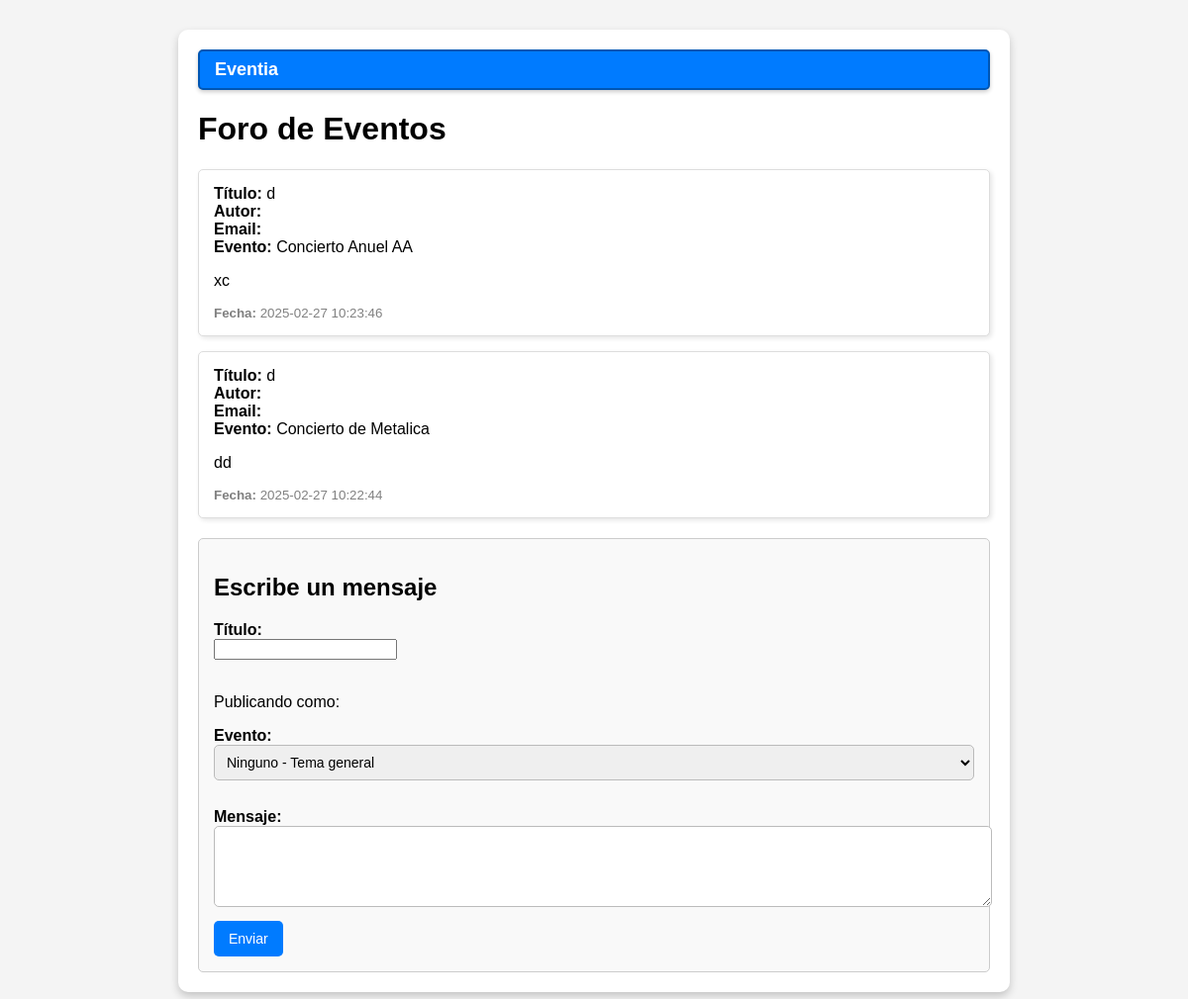
The app's page /Practica2/foro.php, older data.
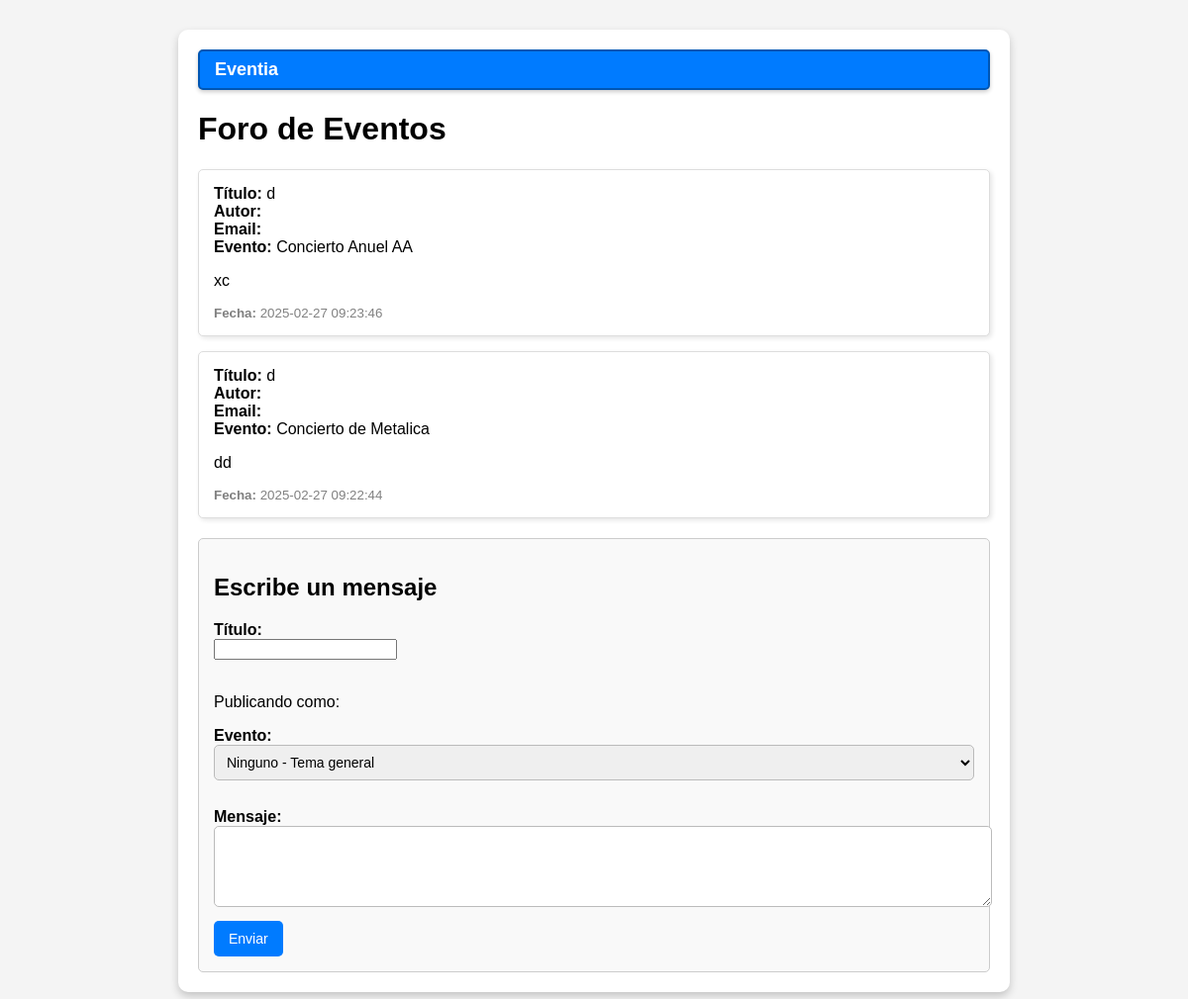
The same page, newer data.
### tables this page shows
CREATE TABLE `foro` (
  `id` int(11) NOT NULL,
  `titulo` varchar(255) NOT NULL,
  `autor` varchar(100) NOT NULL,
  `email` varchar(100) NOT NULL,
  `mensaje` text NOT NULL,
  `evento` int(11) DEFAULT NULL,
  `fecha_publicacion` timestamp NOT NULL DEFAULT current_timestamp()
);

CREATE TABLE `eventos` (
  `id` int(11) NOT NULL,
  `nombre` varchar(255) NOT NULL,
  `descripcion` text DEFAULT NULL,
  `fecha_inicio` date NOT NULL,
  `fecha_fin` date DEFAULT NULL,
  `lugar` varchar(255) DEFAULT NULL,
  `organizador` varchar(100) DEFAULT NULL
);

### Practica2/foro.php (the view, shortened to what this page needs)
<?php
    include("conexion_bd.php");
?>
<!DOCTYPE html>
<html lang="es">
<head>
    <link id="estilo" rel="stylesheet" type="text/css" href="CSS/foro.css"/>
</head>
<body>
    <div id="foro-contenedor">
    <header class="foro-header">
    <div class="logo-eventia-box">
        <a href="index.php">Eventia</a>
    </div>
    <main>
        <h1>Foro de Eventos</h1>
       <div id="mensajes">
           <?php
           $resultado = $conexion->query("SELECT f.*, e.nombre AS nombre_evento FROM foro f LEFT JOIN eventos e ON f.evento = e.id ORDER BY fecha_publicacion DESC");
           if ($resultado->num_rows > 0) {
               while ($fila = $resultado->fetch_assoc()) {
                   echo "<div class='mensaje'>";
                   echo "<strong>Título:</strong> " . htmlspecialchars($fila['titulo']) . "<br>";
                   echo "<strong>Autor:</strong> " . htmlspecialchars($fila['autor']) . "<br>";
                   echo "<strong>Email:</strong> " . htmlspecialchars($fila['email']) . "<br>";
                   echo "<strong>Evento:</strong> " . htmlspecialchars($fila['nombre_evento'] ? $fila['nombre_evento'] : 'Ninguno') . "<br>";
                   echo "<p class='mensaje-contenido'>" . nl2br(htmlspecialchars($fila['mensaje'])) . "</p>";
                   echo "<small><strong>Fecha:</strong> " . $fila['fecha_publicacion'] . "</small>";
                   echo "</div>";
               }
           } else {
               echo "<p>No hay mensajes aún.</p>";
           }
           ?>
       </div>
       <form id="nuevo-mensaje" action="procesar_foro.php" method="post">
           <h2>Escribe un mensaje</h2>
           <label for="titulo">Título:</label>
           <input type="text" name="titulo" id="titulo" required><br><br>
           <p>Publicando como: <strong><?php echo htmlspecialchars($_SESSION['usuario_nombre']); ?></strong></p>
           <label for="evento">Evento:</label>
           <select id="evento" name="evento">
               <option value="">Ninguno - Tema general</option>
           </select><br><br>
           <label for="mensaje">Mensaje:</label>
           <textarea name="mensaje" id="mensaje" rows="4" required></textarea>
           <input type="submit" value="Enviar">
       </form>
   </div>
</body>
</html>

### Practica2/CSS/foro.css (style rules this page uses)
body { background-color: #f4f4f4; font-family: Arial, sans-serif; margin: 0; padding: 0; }
#foro-contenedor { width: 80%; max-width: 800px; margin: 30px auto; background-color: white; padding: 20px; border-radius: 10px; box-shadow: 0px 4px 8px rgba(0, 0, 0, 0.2); }
.mensaje { background: #ffffff; border: 1px solid #ddd; padding: 15px; margin-bottom: 15px; border-radius: 5px; box-shadow: 2px 2px 5px rgba(0, 0, 0, 0.1); }
.mensaje small { color: gray; display: block; margin-top: 5px; }
#nuevo-mensaje { background: #f9f9f9; border: 1px solid #ccc; padding: 15px; border-radius: 5px; margin-top: 20px; }
#nuevo-mensaje label { display: block; margin-top: 10px; font-weight: bold; }
#nuevo-mensaje textarea, #nuevo-mensaje select { width: 100%; padding: 8px; border-radius: 5px; border: 1px solid #bbb; font-size: 14px; }
#nuevo-mensaje input[type="submit"] { margin-top: 10px; background: #007bff; color: white; border: none; padding: 10px 15px; border-radius: 5px; cursor: pointer; font-size: 14px; }
.logo-eventia-box { background-color: #007bff; padding: 8px 15px; border-radius: 5px; border: 2px solid #0056b3; box-shadow: 0 2px 4px rgba(0, 0, 0, 0.2); transition: all 0.3s ease; }
.logo-eventia-box a { color: white; text-decoration: none; font-weight: bold; font-size: 18px; display: block; }

Row changes from the older to the newer data that the page shows:
changed foro "xc": fecha_publicacion "2025-02-27 10:23:46" → "2025-02-27 09:23:46"
changed foro "dd": fecha_publicacion "2025-02-27 10:22:44" → "2025-02-27 09:22:44"
